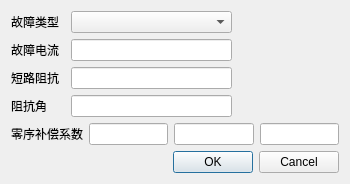
<?xml version="1.0" encoding="UTF-8"?>
<ui version="4.0">
 <class>ValueCalc_1204</class>
 <widget class="QDialog" name="ValueCalc_1204">
  <property name="geometry">
   <rect>
    <x>0</x>
    <y>0</y>
    <width>350</width>
    <height>181</height>
   </rect>
  </property>
  <property name="windowTitle">
   <string>Dialog</string>
  </property>
  <layout class="QVBoxLayout" name="verticalLayout">
   <item>
    <layout class="QHBoxLayout" name="horizontalLayout" stretch="1,3,2">
     <item>
      <widget class="QLabel" name="label">
       <property name="text">
        <string>故障类型</string>
       </property>
      </widget>
     </item>
     <item>
      <widget class="QComboBox" name="comboBox"/>
     </item>
     <item>
      <spacer name="horizontalSpacer_4">
       <property name="orientation">
        <enum>Qt::Horizontal</enum>
       </property>
       <property name="sizeHint" stdset="0">
        <size>
         <width>40</width>
         <height>20</height>
        </size>
       </property>
      </spacer>
     </item>
    </layout>
   </item>
   <item>
    <layout class="QHBoxLayout" name="horizontalLayout_2" stretch="1,3,2">
     <item>
      <widget class="QLabel" name="label_2">
       <property name="text">
        <string>故障电流</string>
       </property>
      </widget>
     </item>
     <item>
      <widget class="QLineEdit" name="lineEdit_dianliu"/>
     </item>
     <item>
      <spacer name="horizontalSpacer">
       <property name="orientation">
        <enum>Qt::Horizontal</enum>
       </property>
       <property name="sizeHint" stdset="0">
        <size>
         <width>40</width>
         <height>20</height>
        </size>
       </property>
      </spacer>
     </item>
    </layout>
   </item>
   <item>
    <layout class="QHBoxLayout" name="horizontalLayout_3" stretch="1,3,2">
     <item>
      <widget class="QLabel" name="label_3">
       <property name="text">
        <string>短路阻抗</string>
       </property>
      </widget>
     </item>
     <item>
      <widget class="QLineEdit" name="lineEdit_zukang"/>
     </item>
     <item>
      <spacer name="horizontalSpacer_2">
       <property name="orientation">
        <enum>Qt::Horizontal</enum>
       </property>
       <property name="sizeHint" stdset="0">
        <size>
         <width>40</width>
         <height>20</height>
        </size>
       </property>
      </spacer>
     </item>
    </layout>
   </item>
   <item>
    <layout class="QHBoxLayout" name="horizontalLayout_4" stretch="1,3,2">
     <item>
      <widget class="QLabel" name="label_4">
       <property name="text">
        <string>阻抗角</string>
       </property>
      </widget>
     </item>
     <item>
      <widget class="QLineEdit" name="lineEdit_zukangjiao"/>
     </item>
     <item>
      <spacer name="horizontalSpacer_3">
       <property name="orientation">
        <enum>Qt::Horizontal</enum>
       </property>
       <property name="sizeHint" stdset="0">
        <size>
         <width>40</width>
         <height>20</height>
        </size>
       </property>
      </spacer>
     </item>
    </layout>
   </item>
   <item>
    <layout class="QHBoxLayout" name="horizontalLayout_5">
     <item>
      <widget class="QLabel" name="label_5">
       <property name="text">
        <string>零序补偿系数</string>
       </property>
      </widget>
     </item>
     <item>
      <widget class="QLineEdit" name="lineEdit_k1"/>
     </item>
     <item>
      <widget class="QLineEdit" name="lineEdit_k2"/>
     </item>
     <item>
      <widget class="QLineEdit" name="lineEdit_k3"/>
     </item>
    </layout>
   </item>
   <item>
    <widget class="QDialogButtonBox" name="buttonBox">
     <property name="orientation">
      <enum>Qt::Horizontal</enum>
     </property>
     <property name="standardButtons">
      <set>QDialogButtonBox::Cancel|QDialogButtonBox::Ok</set>
     </property>
    </widget>
   </item>
  </layout>
 </widget>
 <resources/>
 <connections>
  <connection>
   <sender>buttonBox</sender>
   <signal>accepted()</signal>
   <receiver>ValueCalc_1204</receiver>
   <slot>accept()</slot>
   <hints>
    <hint type="sourcelabel">
     <x>248</x>
     <y>254</y>
    </hint>
    <hint type="destinationlabel">
     <x>157</x>
     <y>274</y>
    </hint>
   </hints>
  </connection>
  <connection>
   <sender>buttonBox</sender>
   <signal>rejected()</signal>
   <receiver>ValueCalc_1204</receiver>
   <slot>reject()</slot>
   <hints>
    <hint type="sourcelabel">
     <x>316</x>
     <y>260</y>
    </hint>
    <hint type="destinationlabel">
     <x>286</x>
     <y>274</y>
    </hint>
   </hints>
  </connection>
 </connections>
</ui>
